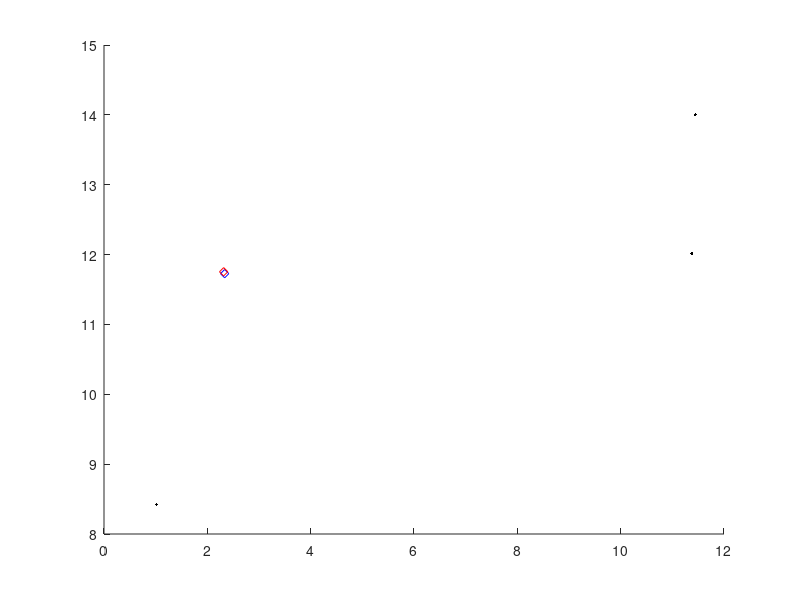

MATLAB code for this plot: (Note: this script raises an error after producing the figure.)
% Cleanup
clear all;
close all;
% ------------------------------------------------------------------------
% Initialization
D = 20; % dimensions of a room
nRx = 3; % Number of receivers
nTx = 1; % Number of emitters
dim = 2; % Number of dimensions for the problem
Rx = D*rand(nRx, dim); % Rx locations x, y in meters
Rx = abs(Rx); % only pos coordinates
Tx = D*rand(nTx, dim); % Tx location x, y in meters
Tx = abs(Tx); % only pos coordinates
c = 299792458; % speed of light in m/s

% time inputs
% time1; time2; time3;
% distance1 = time1*c; distance2 = time2*c; distance3 = time3*c;

% Time = Distance / c
% Distance formula sqrt((x1-x)^2 + (y1-y)^2)
distance1 = sqrt((Rx(1,1) - Tx(1))^2 + (Rx(1,2) - Tx(2))^2); % example distance
% time1 = distance1/c;
% Distance formula sqrt((x2-x)^2 + (y2-y)^2)
distance2 = sqrt((Rx(2,1) - Tx(1))^2 + (Rx(2,2) - Tx(2))^2); % example distance
% time2 = distance2/c;
% Distance formula sqrt((x3-x)^2 + (y3-y)^2)
distance3 = sqrt((Rx(3,1) - Tx(1))^2 + (Rx(3,2) - Tx(2))^2); % example distance
% time3 = distance3/c;

% distance difference
delta_r12 = distance2 - distance1;
delta_r13 = distance3 - distance1;

% These two lines break everything
% delta_r12 = abs(delta_r12); %only positive difference 
% delta_r13 = abs(delta_r13); %only positive difference

% ------------------------------------------------------------------------

% Math

% Brute force approach
tol = 0.009; % Tolerance

x = D*abs(rand());
y = D*abs(rand());

% Difference in distances to Tx of Rx 1 & 2
eq12 = sqrt((Rx(2,1)-x)^2 + (Rx(2,2)-y)^2) - sqrt((Rx(1,1)-x)^2 + (Rx(1,2)-y)^2) - delta_r12; 
% Difference in distances to Tx of Rx 1 & 3
eq13 = sqrt((Rx(3,1)-x)^2 + (Rx(3,2)-y)^2) - sqrt((Rx(1,1)-x)^2 + (Rx(1,2)-y)^2) - delta_r13;

while abs(eq12) > tol || abs(eq13) > tol
    x = D*abs(rand());
    y = D*abs(rand());

    % Difference in distances to Tx of Rx 1 & 2
    eq12 = sqrt((Rx(2,1)-x)^2 + (Rx(2,2)-y)^2) - sqrt((Rx(1,1)-x)^2 + (Rx(1,2)-y)^2) - delta_r12; 
    % Difference in distances to Tx of Rx 1 & 3
    eq13 = sqrt((Rx(3,1)-x)^2 + (Rx(3,2)-y)^2) - sqrt((Rx(1,1)-x)^2 + (Rx(1,2)-y)^2) - delta_r13;

end

% Bisection method

% % Define the equations
% f = @(x, y) sqrt((Rx(2,1)-x)^2 + (Rx(2,2)-y)^2) - sqrt((Rx(1,1)-x)^2 + (Rx(1,2)-y)^2) - delta_r12;  % Example equation 1
% g = @(x, y) sqrt((Rx(3,1)-x)^2 + (Rx(3,2)-y)^2) - sqrt((Rx(1,1)-x)^2 + (Rx(1,2)-y)^2) - delta_r13;       % Example equation 2
% 
% % Define the bisection search parameters
% tol = 1; % Tolerance for convergence
% max_iter = 10000; % Maximum number of iterations
% 
% % Initial guess for the interval
% x_lower = 0;
% x_upper = 10;
% y_lower = 0;
% y_upper = 10;
% 
% % Bisection search loop
% for iter = 1:max_iter
% 
%     % Bisection step
%     x_mid = (x_lower + x_upper) / 2;
%     y_mid = (y_lower + y_upper) / 2;
% 
%     % Evaluate the equations at the midpoints
%     f_mid = f(x_mid, y_mid);
%     g_mid = g(x_mid, y_mid);
% 
%     % Check for convergence
%     if abs(f_mid) < tol && abs(g_mid) < tol
%         x_solution = x_mid;
%         y_solution = y_mid;
%         disp(['Converged in ', num2str(iter), ' iterations']);
%         return;
%     end
% 
%     % Update the interval based on the signs of f_mid and g_mid
%     if f_mid * f(x_lower, y_lower) < 0
%         x_upper = x_mid;
%         y_upper = y_mid;
%     else
%         x_lower = x_mid;
%         y_lower = y_mid;
%     end
% 
% end
% 
% % If max_iter is reached, display a warning
% warning('Maximum number of iterations reached without convergence');
% 
% disp(x_solution);
% disp(y_solution);

% ------------------------------------------------------------------------
% Plot the results

% Rx positions
figure(1); clf; hold on;
p(1) = plot(Rx(1,1), Rx(1,2), 'k.');
p(2) = plot(Rx(2,1), Rx(2,2), 'k.');
p(3) = plot(Rx(3,1), Rx(3,2), 'k.');

% Tx position
p(4) = plot(Tx(1,1), Tx(1,2), 'bdiamond'); % Actual Tx position
p(5) = plot(x,y, 'rdiamond'); % Calculated Tx position

p(1).MarkerSize = 20;
p(2).MarkerSize = 20;
p(3).MarkerSize = 20;
p(4).MarkerSize = 6; p(4).LineWidth = 1.5;
p(5).MarkerSize = 6; p(5).LineWidth = 1.5;

xlabel('X-axis (meters)');
ylabel('Y-axis (meters)');
title('Time Distance of Arrival');

% legend([p(1), p(2), p(3), p(4), p(5)], 'Rx1', 'Rx2', 'Rx3', 'Tx Actual', 'Tx Calculated', 'NumColumns', 2);

% Plot lines for fun

line([Rx(1,1) x], [Rx(1,2) y], 'Color', 'blue', 'LineStyle', '--');
line([Rx(2,1) x], [Rx(2,2) y], 'Color', 'blue', 'LineStyle', '--');
line([Rx(3,1) x], [Rx(3,2) y], 'Color', 'blue', 'LineStyle', '--');








